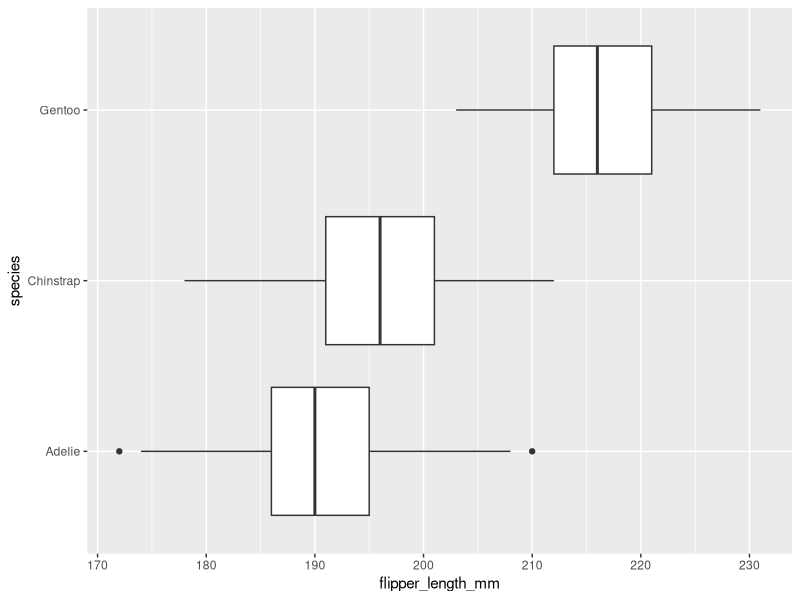
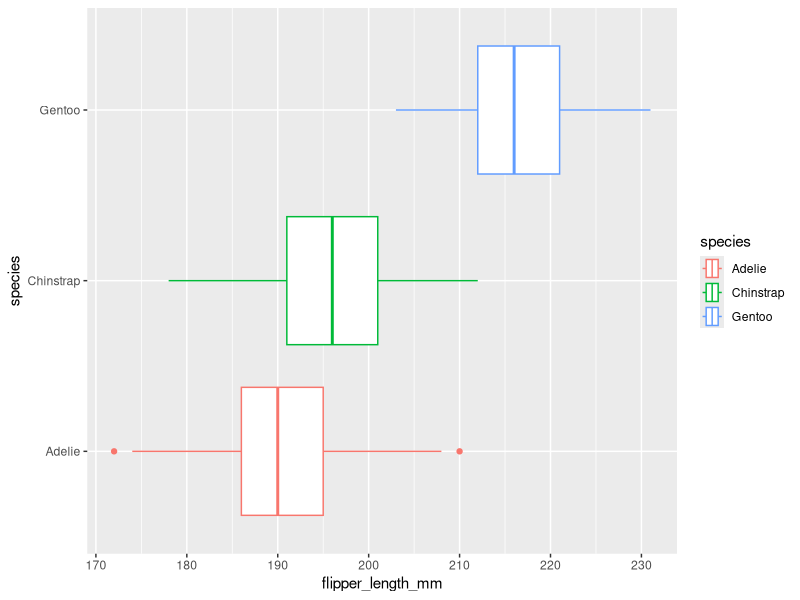
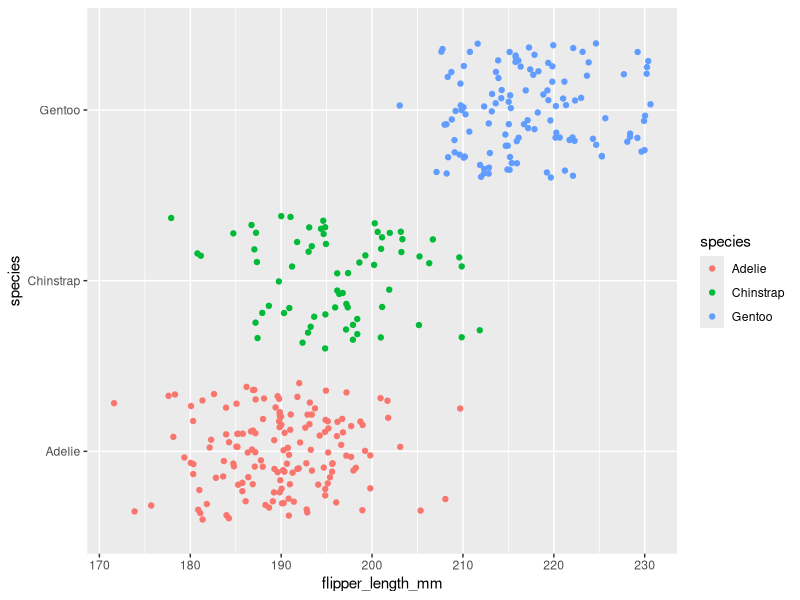
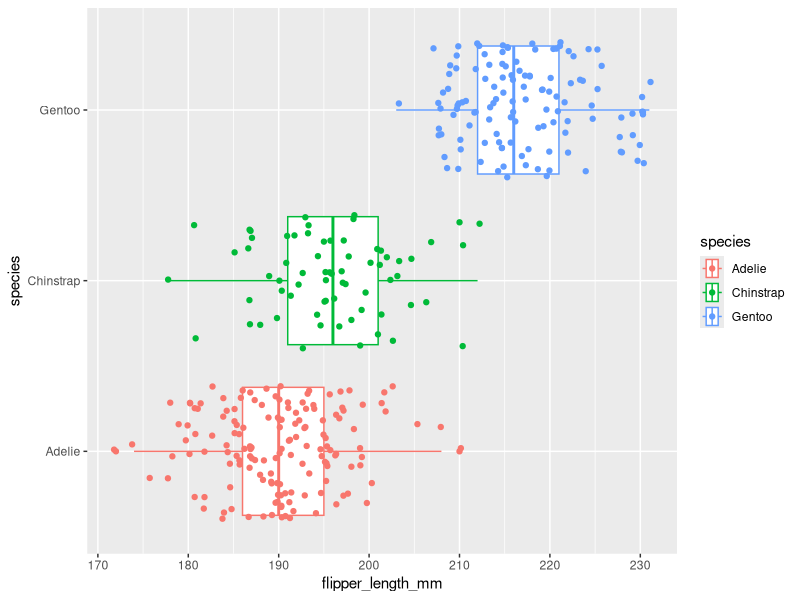
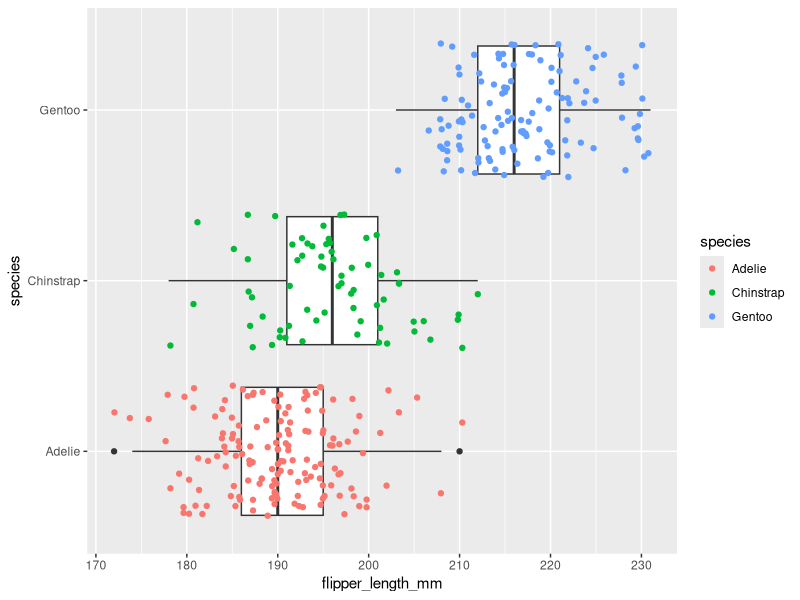
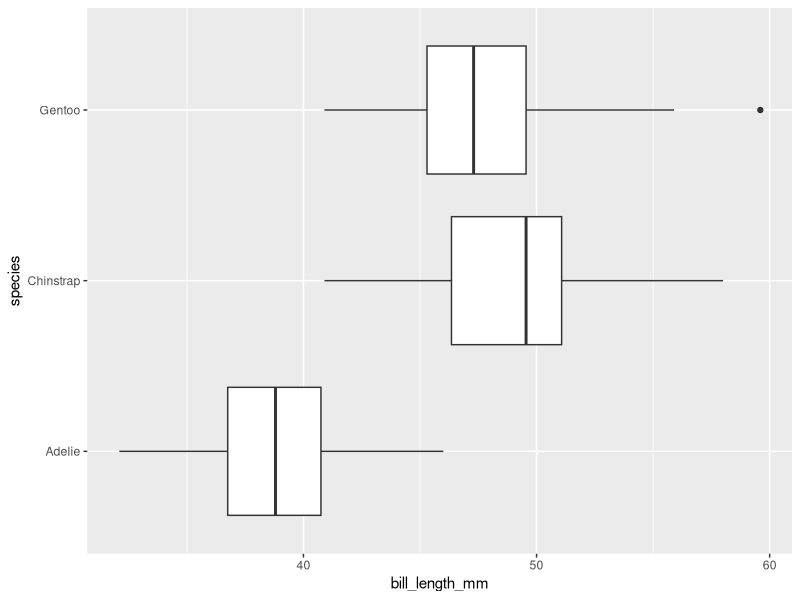
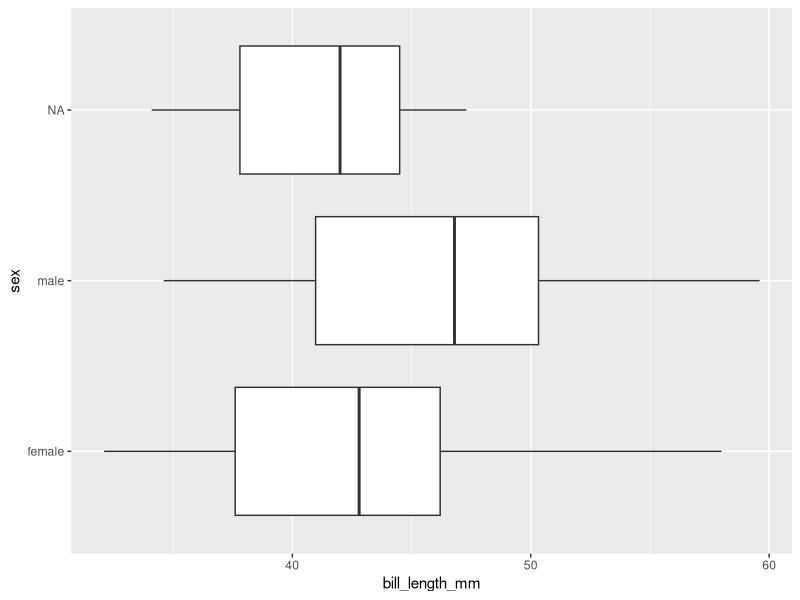
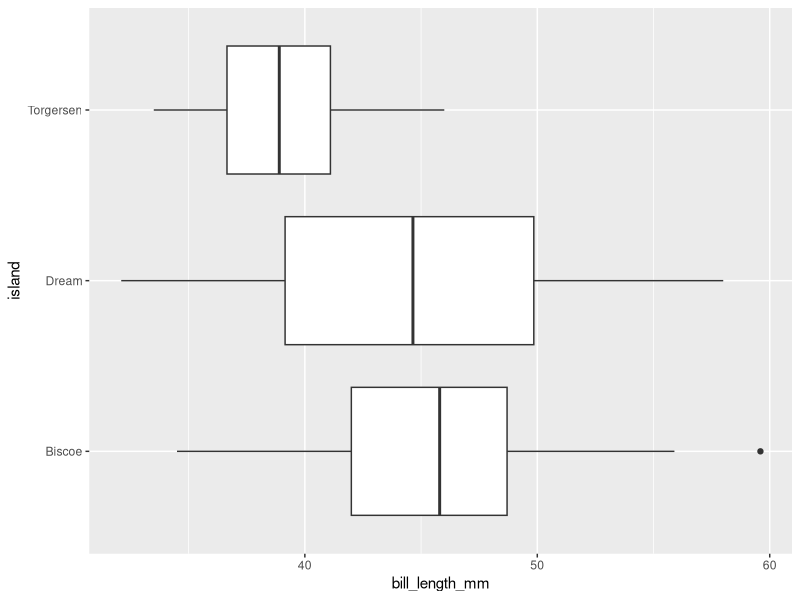

These charts were generated, in order, by the following R code: (Note: this script raises an error after producing the figures.)
## ---- chunk 1
knitr::opts_chunk$set(error = TRUE)
## ---- chunk 2
library(palmerpenguins)
penguins
## ---- chunk 3
library(ggplot2)
## ---- chunk 4
ggplot(data = penguins, mapping = aes(x = flipper_length_mm, y = species)) +
  geom_boxplot()
## ---- chunk 5
ggplot(data = penguins, mapping = aes(x = flipper_length_mm, y = species, color = species)) +
  geom_boxplot()
## ---- chunk 6
ggplot(data = penguins, mapping = aes(x = flipper_length_mm, y = species, color = species)) +
  geom_jitter()
## ---- chunk 7
ggplot(data = penguins, mapping = aes(x = flipper_length_mm, y = species, color = species)) +
  geom_boxplot() + geom_jitter() 
## ---- chunk 8
ggplot(data = penguins) +
  geom_boxplot(mapping = aes(x = flipper_length_mm, y = species)) + geom_jitter(mapping = aes(x = flipper_length_mm, y = species, color = species))
## ---- chunk 9
ggplot(data=penguins)+ geom_boxplot(mapping=aes(x=bill_length_mm, y=species))
## ---- chunk 10
ggplot(data=penguins)+ geom_boxplot(mapping=aes(x=bill_length_mm, y=sex))
## ---- chunk 11
ggplot(data=penguins)+ geom_boxplot(mapping=aes(x=bill_length_mm, y=island))
## ---- chunk 12
library(ggplot2)
ggplot(data=penguins)+scatter.smooth(x=flipper_length_mm, y=body_mass_g)
## ---- chunk 13

## ---- chunk 14

